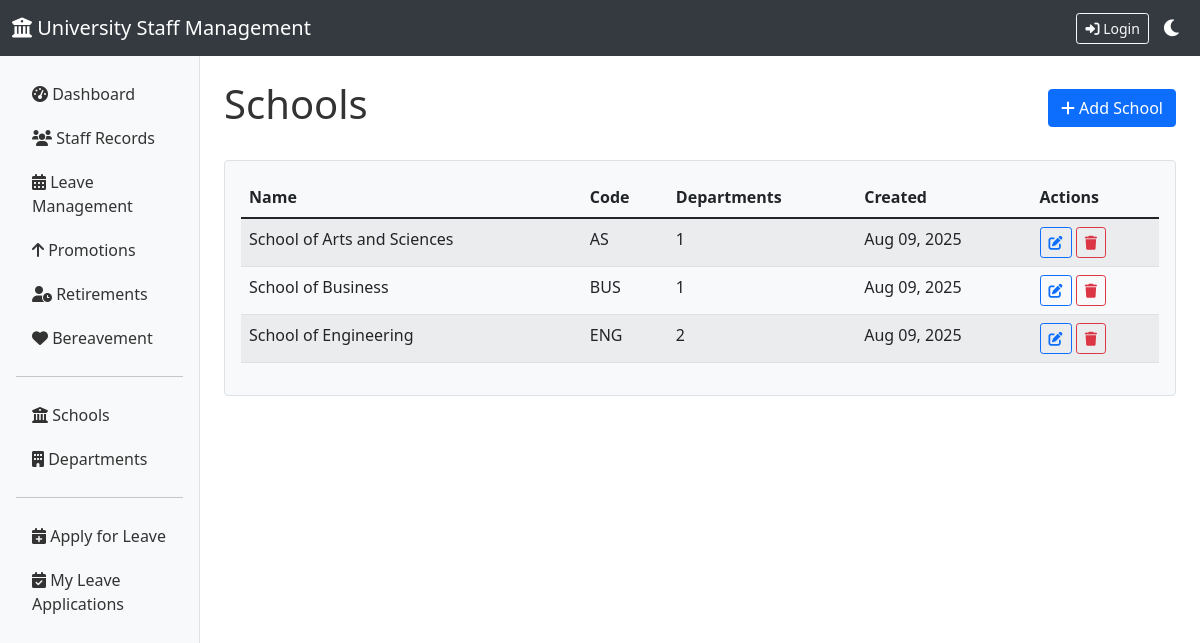
Screenshot of /schools/ with the database file from the repository.
### staff/models.py (models this page shows, shortened)
class School(models.Model):
    name = models.CharField(max_length=200)
    code = models.CharField(max_length=10, unique=True)
    created_at = models.DateTimeField(auto_now_add=True)

### staff/views.py (the view)
# urls.py: path('schools/', views.school_list, name='school_list'),
def school_list(request):
    schools = School.objects.annotate(dept_count=Count('department')).order_by('name')
    return render(request, 'staff/school_list.html', {'schools': schools})

### staff/context_processors.py (called while the page is built, shortened)
def user_context(request):
    context = {
        'is_hrmo': False,
        'staff_record': None,
    }
    return context

### staff/templates/staff/school_list.html
{% extends 'staff/base.html' %}
{% block content %}
<div class="d-flex justify-content-between align-items-center mb-4">
    <h1>Schools</h1>
    <a href="{% url 'school_create' %}" class="btn btn-primary">
        <i class="fas fa-plus"></i> Add School
    </a>
</div>
<div class="card">
    <div class="card-body">
        <div class="table-responsive">
            <table class="table table-striped">
                <thead>
                    <tr>
                        <th>Name</th>
                        <th>Code</th>
                        <th>Departments</th>
                        <th>Created</th>
                        <th>Actions</th>
                    </tr>
                </thead>
                <tbody>
                    {% for school in schools %}
                    <tr>
                        <td>{{ school.name }}</td>
                        <td>{{ school.code }}</td>
                        <td>{{ school.dept_count }}</td>
                        <td>{{ school.created_at|date:"M d, Y" }}</td>
                        <td>
                            <a href="{% url 'school_update' school.pk %}" class="btn btn-sm btn-outline-primary">
                                <i class="fas fa-edit"></i>
                            </a>
                            <a href="{% url 'school_delete' school.pk %}" class="btn btn-sm btn-outline-danger">
                                <i class="fas fa-trash"></i>
                            </a>
                        </td>
                    </tr>
                    {% empty %}
                    <tr>
                        <td colspan="5" class="text-center">No schools found.</td>
                    </tr>
                    {% endfor %}
                </tbody>
            </table>
        </div>
    </div>
</div>
{% endblock %}

### staff/templates/staff/base.html (style rules this page uses)
:root { --bg-color: #ffffff; --text-color: #333333; --card-bg: #f8f9fa; --border-color: #dee2e6; --navbar-bg: #343a40; }
body { background-color: var(--bg-color); color: var(--text-color); transition: all 0.3s ease; }
.card { background-color: var(--card-bg); border-color: var(--border-color); }

### rows the page displays
School: name "School of Arts and Sciences", code "AS", dept_count "1", created_at "Aug 09, 2025"
School: name "School of Business", code "BUS", dept_count "1", created_at "Aug 09, 2025"
School: name "School of Engineering", code "ENG", dept_count "2", created_at "Aug 09, 2025"
